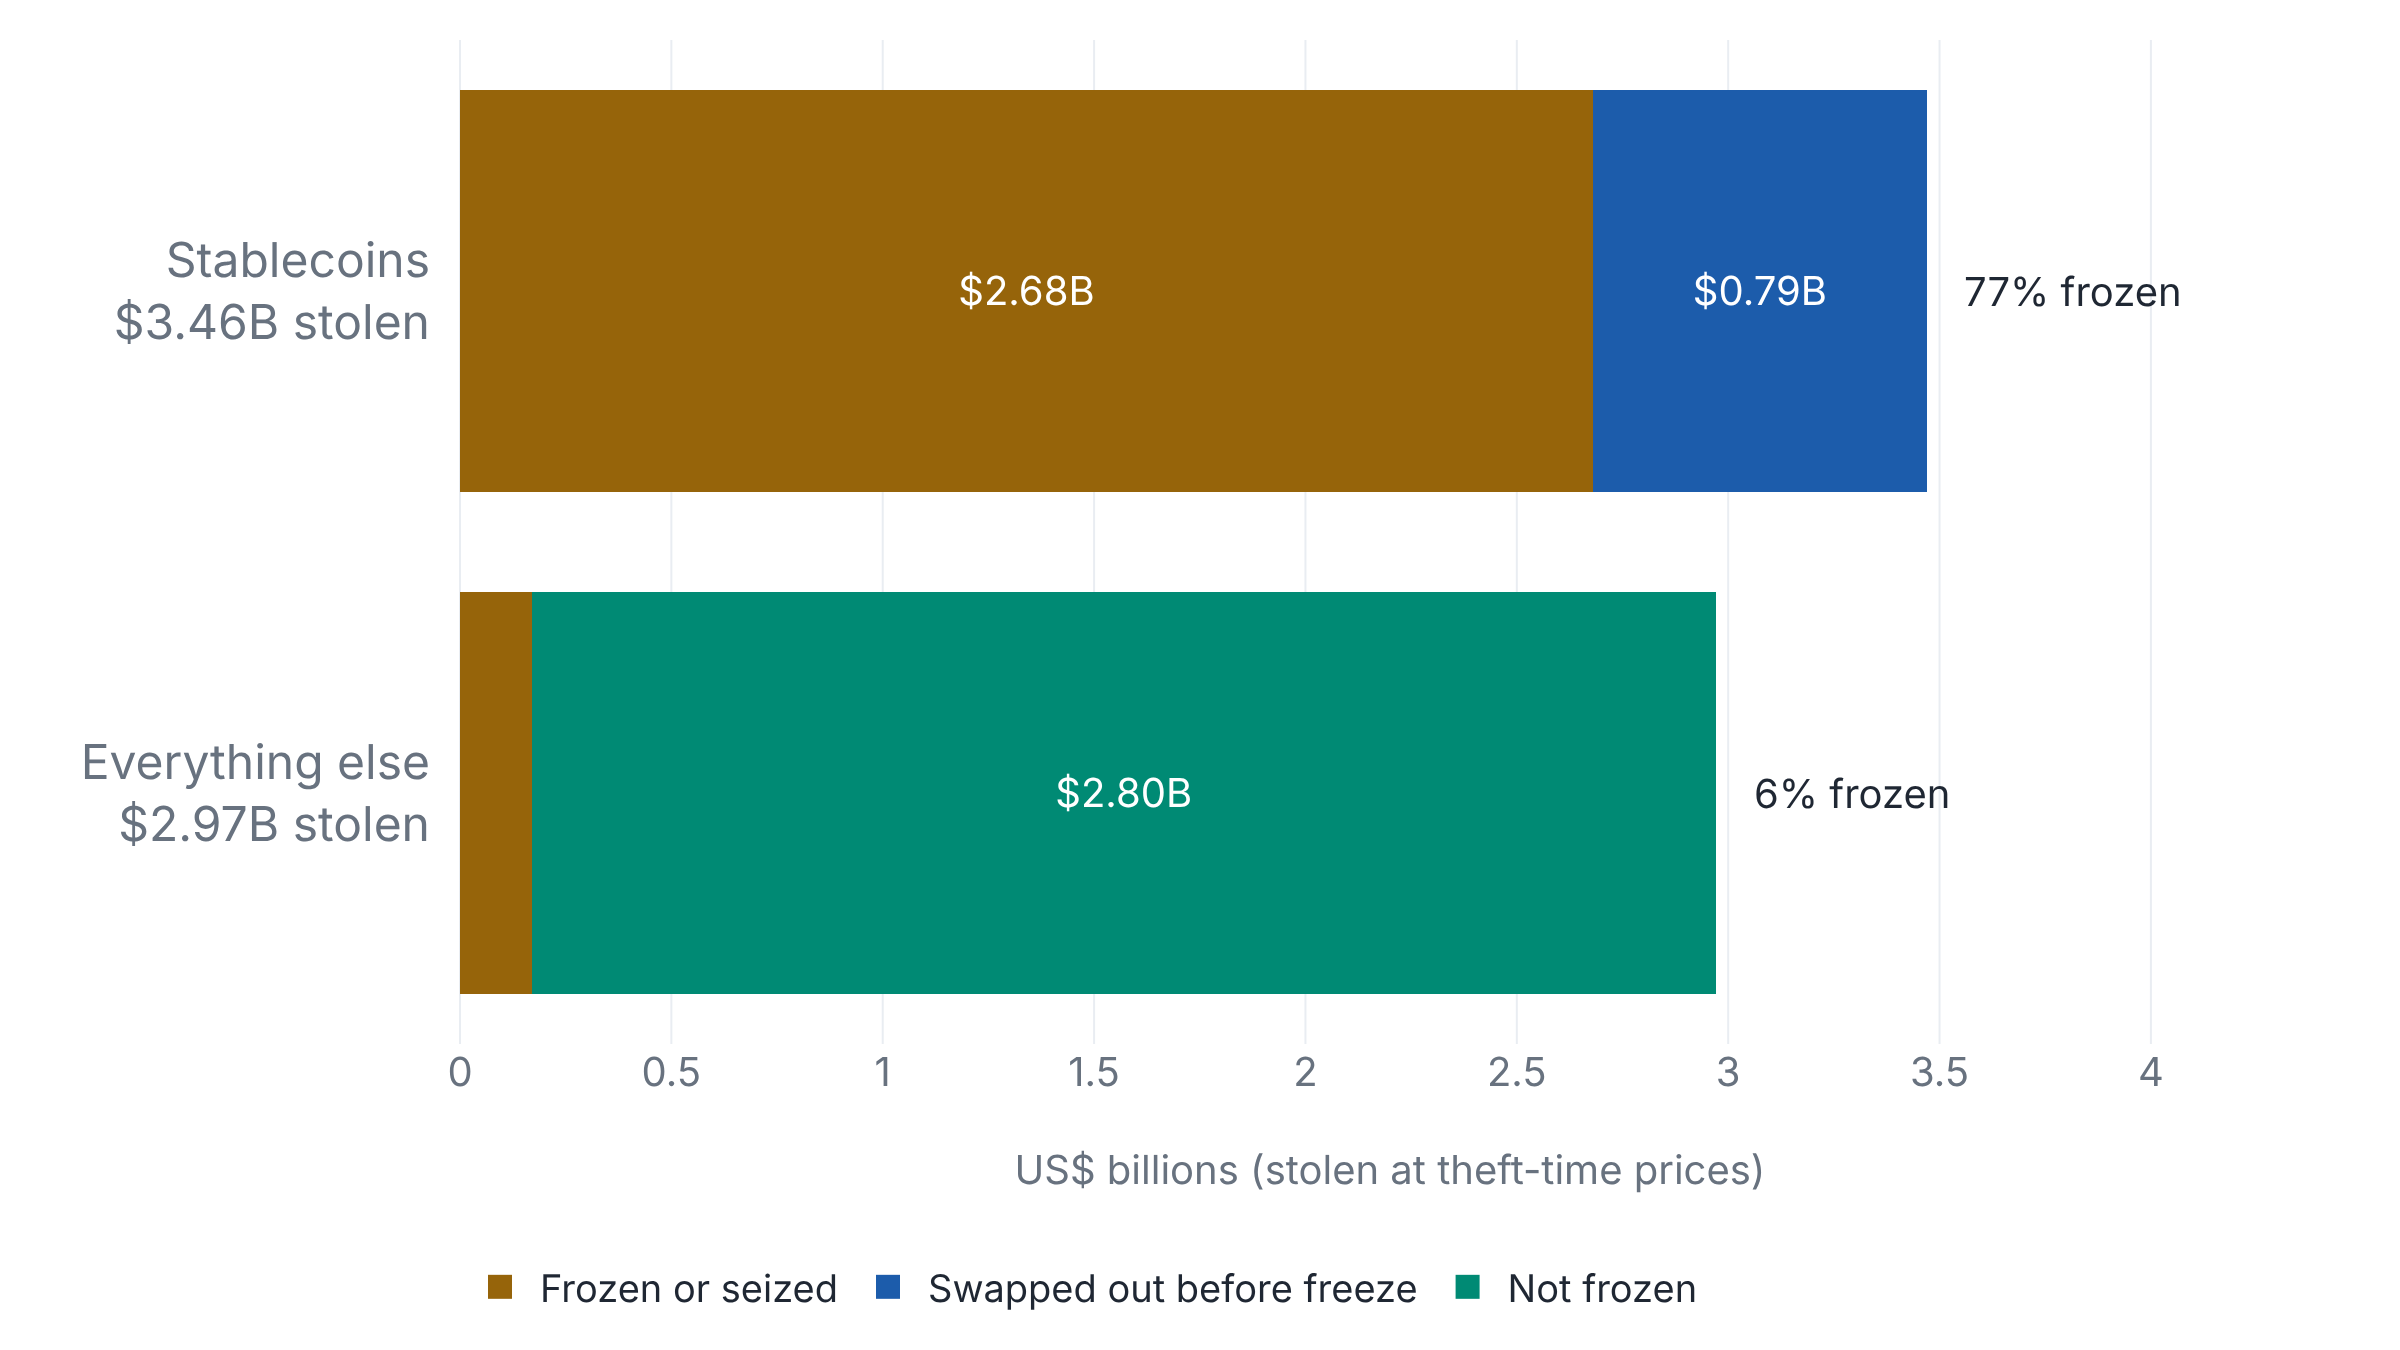

Python code for this plot:
import plotly.graph_objects as go

# What happened to the Binance haul, by asset type, $ billions.
# Source: Elliptic, "Binance: the largest hack in history" (updated 1 Nov 2026).
#   stolen at theft-time prices          $6.43B
#   stablecoins stolen                   $3.46B   (Elliptic)
#   frozen or seized                     $2.85B   (Elliptic), 94% stablecoin
#   stablecoins converted before freezes ~$0.786B (Elliptic: into ETH and TRX)
# Derived here (writer's arithmetic, +/- $0.03B because the 94% is rounded):
#   frozen stablecoin       = 0.94 * 2.85            = 2.68
#   stolen, not stablecoin  = 6.43 - 3.46            = 2.97
#   frozen, not stablecoin  = 2.85 - 2.68            = 0.17
#   not frozen, not stable  = 2.97 - 0.17            = 2.80
# The frozen amount is priced at 1 Nov, the stolen amount at theft time, so
# the ratios mix two price dates.

rows = ["Stablecoins<br>$3.46B stolen", "Everything else<br>$2.97B stolen"]
frozen = [2.68, 0.17]
swapped = [0.79, 0.0]
not_frozen = [0.0, 2.80]

fig = go.Figure()
fig.add_trace(go.Bar(name="Frozen or seized", y=rows, x=frozen, orientation="h",
                     text=["$2.68B", ""], textposition="inside",
                     insidetextanchor="middle"))
fig.add_trace(go.Bar(name="Swapped out before freeze", y=rows, x=swapped,
                     orientation="h", text=["$0.79B", ""], textposition="inside",
                     insidetextanchor="middle"))
fig.add_trace(go.Bar(name="Not frozen", y=rows, x=not_frozen,
                     orientation="h", text=["", "$2.80B"], textposition="inside",
                     insidetextanchor="middle"))
fig.add_annotation(x=3.55, y=rows[0], text="77% frozen", showarrow=False, xanchor="left")
fig.add_annotation(x=3.05, y=rows[1], text="6% frozen", showarrow=False, xanchor="left")
fig.update_layout(
    barmode="stack",
    xaxis_title="US$ billions (stolen at theft-time prices)",
    xaxis_range=[0, 4.4],
    yaxis_autorange="reversed",
    yaxis_ticklabelstandoff=14,
    yaxis_tickfont=dict(size=24),
    xaxis_tickfont=dict(size=20),
    xaxis_title_font=dict(size=20),
    legend=dict(orientation="h", y=-0.28, x=0, traceorder="normal", font=dict(size=19)),
    margin=dict(l=230, r=40, t=20, b=110),
    font=dict(size=20),
)
